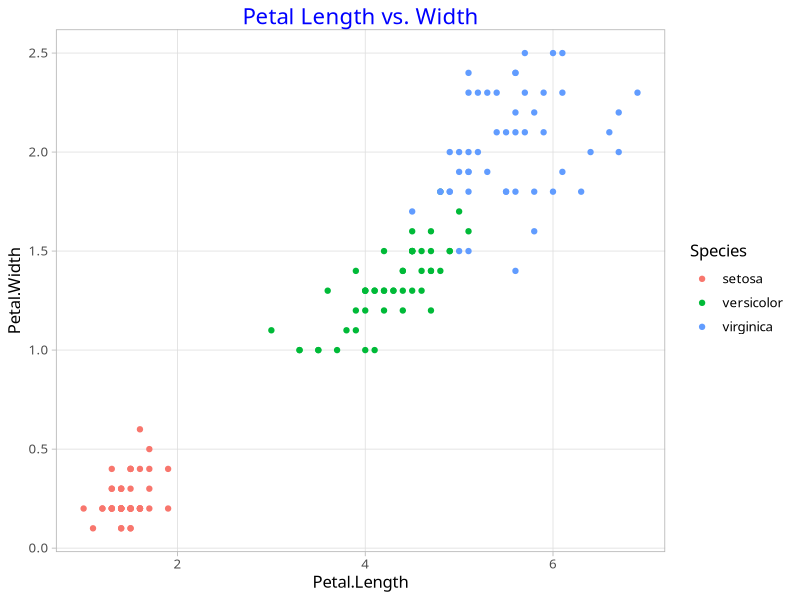
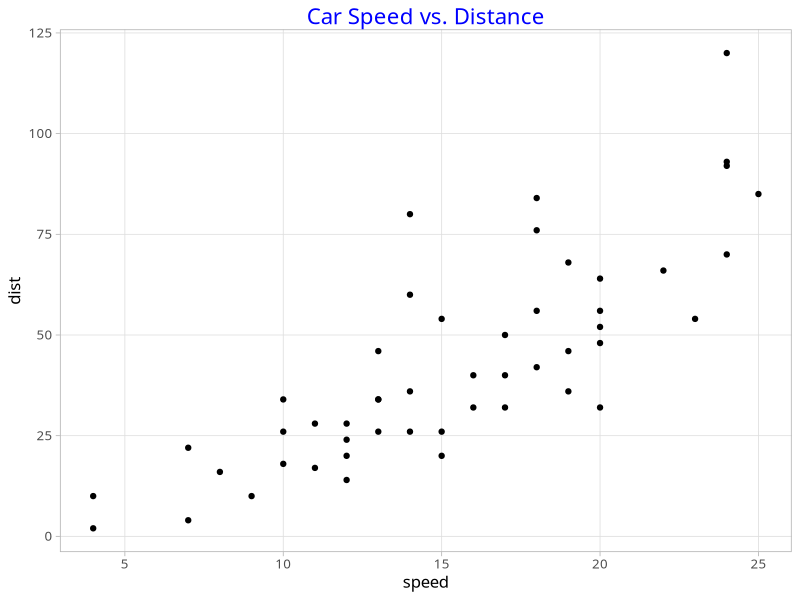

These figures' R source, in order:
## ---- chunk 1
knitr::opts_chunk$set(echo = TRUE)

library(tidyverse)
library(ggplot2)
## ---- chunk 2
theme_AMG=function(){ 
theme_light(base_size=12, base_family="Avenir") %+replace% #set consistent font
  theme(
    panel.background=element_blank(), #remove plot background
    legend.background=element_rect(fill="transparent", colour=NA), #legend background transparent
    legend.key=element_rect(fill="transparent", colour=NA),
    plot.title=element_text(color='blue', size="16", hjust=0.5, vjust=1), #center plot title, adjust appearance
    plot.subtitle=element_text(hjust=0.5),
    panel.grid.minor=element_blank())} #remove minor grid lines
## ---- chunk 3
ggplot(iris, aes(x=Petal.Length, y=Petal.Width))+
  geom_point(aes(color=Species))+
  labs(title= 'Petal Length vs. Width')+
  theme_AMG()


ggplot(cars, aes(x=speed, y=dist))+
  geom_point()+
  labs(title= 'Car Speed vs. Distance')+
  theme_AMG()
